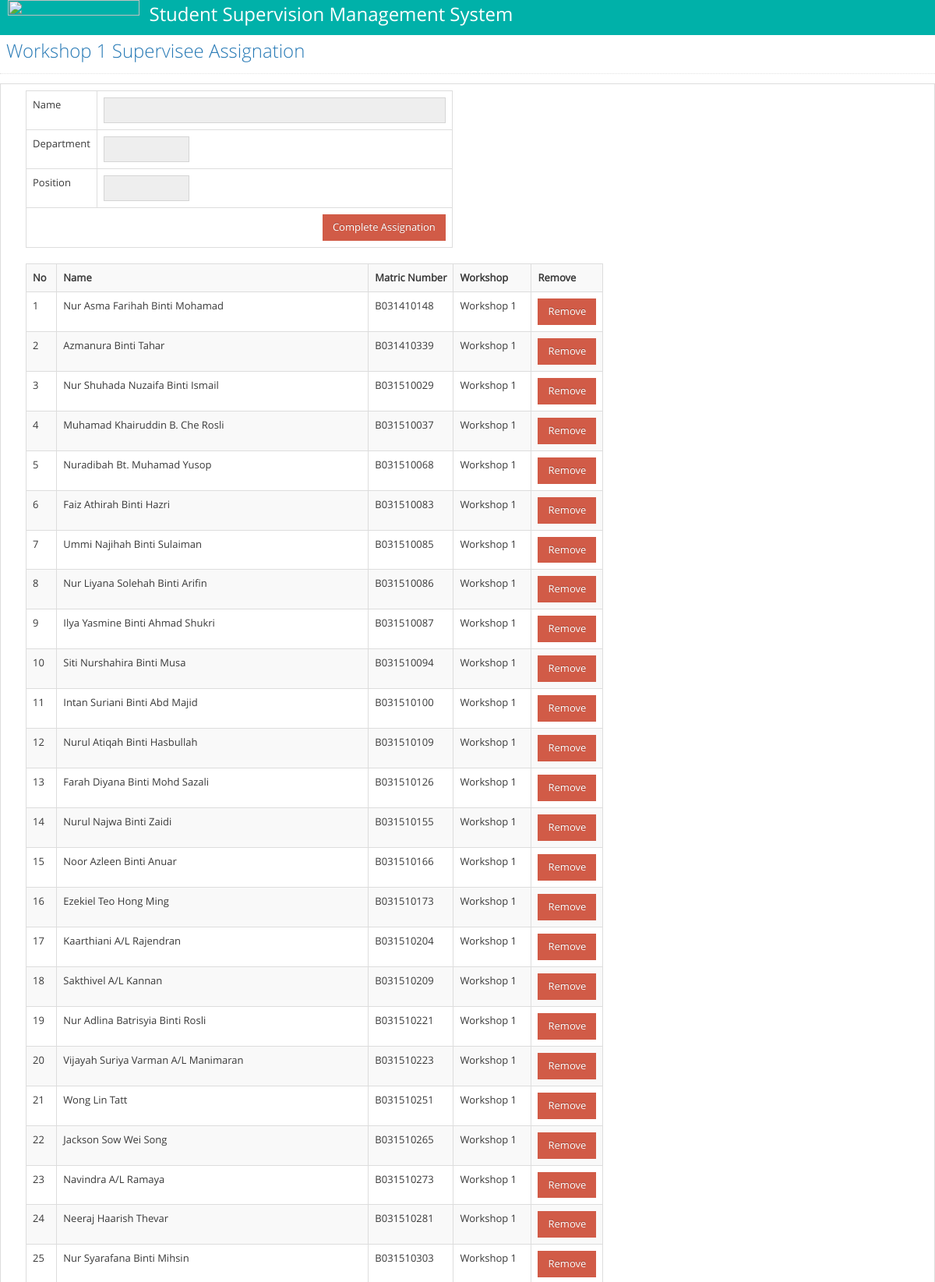
The page /assignSuperviseeWorkshop1.php (signed in, upper part) on the database its author committed.
### tables this page shows
CREATE TABLE IF NOT EXISTS `student` (
  `matricNum` varchar(20) NOT NULL,
  `studentName` varchar(50) NOT NULL,
  `studentEmail` varchar(50) NOT NULL,
  `studentPhoneNum` varchar(15) NOT NULL,
  `course` varchar(30) NOT NULL,
  `year` int(10) NOT NULL,
  `semester` int(10) NOT NULL,
  `typeOfWorkshop` int(10) NOT NULL,
  `lecturerID` varchar(20) NOT NULL,
  `statusAssign` varchar(30) NOT NULL,
  `positionID` int(10) NOT NULL
);

### assignSuperviseeWorkshop1.php (the view, shortened to what this page needs)
<?php
include 'conn/dbconnection.php';
		$select = "call select_lecturer('".$_REQUEST['staff_ID']."')";
		$querySelect =mysqli_query($dba,$select) or die (mysqli_error());
		mysqli_next_result($dba);
		$row = mysqli_fetch_array($querySelect);
?>
<!DOCTYPE html>
<html lang="en">
	<head>
		<link rel="stylesheet" href="assets/css/bootstrap.min.css" />
		<link rel="stylesheet" href="assets/font-awesome/4.5.0/css/font-awesome.min.css" />
		<link rel="stylesheet" href="assets/css/ace.min.css" class="ace-main-stylesheet" id="main-ace-style" />
		<link rel="stylesheet" href="assets/css/ace-skins.min.css" />
		<link rel="stylesheet" href="assets/css/ace-rtl.min.css" />
	</head>
	<body class="no-skin">
		<div id="navbar" class="navbar navbar-default          ace-save-state">
			<div class="navbar-container ace-save-state" id="navbar-container">
				<div class="navbar-header pull-left">
				 <img src="assets/img/logo_ftmk.png" width="169" height="29" class="img-responsive" />
				</div>
                <font size="+2">&nbsp;&nbsp;Student Supervision Management System </font>
				</div>
			</div>
	<div class="main-container ace-save-state" id="main-container">
			<div class="main-content">
				<div class="main-content-inner">
		<div class="page-header">
							<h1>
								Workshop 1 Supervisee Assignation
							</h1>
						</div>
						<div class="row">
							<div class="col-xs-12">
									<div class="tab-content profile-edit-tab-content">
		                            <div id="edit-basic" class="tab-pane in active" >
<div style="float:left;" >
<table border="0" class="table  table-bordered table-hover" >
											<tbody>
												<tr>
													<td >Name </td>
													<td><input type="text" id="name" name="name" value="<?php echo $row['lecturerName'];?>" size="50" disabled></td>
												</tr>
												<tr>
													<td>Department</td>
													<td><input type="text" id="department" name="department" value="<?php echo $row['department'];?>" size="10" disabled></td>
												</tr>
												<tr>
												<td>Position</td>
												<td><input type="text" id="department3" name="department3" value="<?php echo $row['positionName'];?>" size="10" disabled></td>
												</tr>
												<tr>
												<td height="50" colspan="2" align="right"><a class="btn btn-sm btn-danger" value="close_window"
onclick='javascript:window.onunload=refreshParent;function refreshParent(){window.opener.location.reload();}window.close();'>Complete Assignation</a></td>
												</tr>
	</tbody>
  </table>
</div>
<div style="float: left" id="addStudent">
<?php
		 $selectSupervisee = "select * from student where lecturerID='".$_REQUEST['staff_ID']."' and typeOfWorkshop='1'";
		$querySupervisee =mysqli_query($dba,$selectSupervisee) or die (mysqli_error());
?>
				<table  class="table table-striped table-bordered table-hover">
				<tbody>
					<tr>
						<th>No</th>
						<th width="400">Name</th>
						<th>Matric Number</th>
						<th width="100">Workshop</th>
						<th width="50">Remove</th>
					</tr>
					<?php
						$num1=0;
							 while($rowSupervisee=mysqli_fetch_array($querySupervisee))
							{
					 ?>
					<tr>
						<td ><?php echo ++$num1;?></td>
						<td><?php echo $rowSupervisee['studentName'];?></td>
						<td><?php echo $rowSupervisee['matricNum'];?></td>
						<td>Workshop <?php echo $rowSupervisee['typeOfWorkshop'];?></td>
						<td align="center"><a class="btn btn-sm btn-danger" id="delete_student" data-id="<?php echo @$rowSupervisee['matricNum'];echo " ".$_REQUEST['staff_ID']; ?>" href="javascript:void(0)">Remove</a></td>
					</tr>
					<?php }?>
				</tbody>
			 </table>
	</div>
		</div>
							</div>
						</div>
					</div>
				</div>
			</div>
		</div>
	</body>
</html>

### assignSuperviseeWorkshop1.php (style rules this page uses)
.no-skin #navbar #navbar-container font { color: #FFFFFF; }

### rows shown on the page
student: studentName "Nur Asma Farihah Binti Mohamad", matricNum "B031410148", typeOfWorkshop "1"
student: studentName "Azmanura Binti Tahar", matricNum "B031410339", typeOfWorkshop "1"
student: studentName "Nur Shuhada Nuzaifa Binti Ismail", matricNum "B031510029", typeOfWorkshop "1"
student: studentName "Muhamad Khairuddin B. Che Rosli", matricNum "B031510037", typeOfWorkshop "1"
student: studentName "Nuradibah Bt. Muhamad Yusop", matricNum "B031510068", typeOfWorkshop "1"
student: studentName "Faiz Athirah Binti Hazri", matricNum "B031510083", typeOfWorkshop "1"
student: studentName "Ummi Najihah Binti Sulaiman", matricNum "B031510085", typeOfWorkshop "1"
student: studentName "Nur Liyana Solehah Binti Arifin", matricNum "B031510086", typeOfWorkshop "1"
student: studentName "Ilya Yasmine Binti Ahmad Shukri", matricNum "B031510087", typeOfWorkshop "1"
student: studentName "Siti Nurshahira Binti Musa", matricNum "B031510094", typeOfWorkshop "1"
student: studentName "Intan Suriani Binti Abd Majid", matricNum "B031510100", typeOfWorkshop "1"
student: studentName "Nurul Atiqah Binti Hasbullah", matricNum "B031510109", typeOfWorkshop "1"
student: studentName "Farah Diyana Binti Mohd Sazali", matricNum "B031510126", typeOfWorkshop "1"
student: studentName "Nurul Najwa Binti Zaidi", matricNum "B031510155", typeOfWorkshop "1"
student: studentName "Noor Azleen Binti Anuar", matricNum "B031510166", typeOfWorkshop "1"
student: studentName "Ezekiel Teo Hong Ming", matricNum "B031510173", typeOfWorkshop "1"
student: studentName "Kaarthiani A/L Rajendran", matricNum "B031510204", typeOfWorkshop "1"
student: studentName "Sakthivel A/L Kannan", matricNum "B031510209", typeOfWorkshop "1"
student: studentName "Nur Adlina Batrisyia Binti Rosli", matricNum "B031510221", typeOfWorkshop "1"
student: studentName "Vijayah Suriya Varman A/L Manimaran", matricNum "B031510223", typeOfWorkshop "1"
student: studentName "Wong Lin Tatt", matricNum "B031510251", typeOfWorkshop "1"
student: studentName "Jackson Sow Wei Song", matricNum "B031510265", typeOfWorkshop "1"
student: studentName "Navindra A/L Ramaya", matricNum "B031510273", typeOfWorkshop "1"
student: studentName "Neeraj Haarish Thevar", matricNum "B031510281", typeOfWorkshop "1"
student: studentName "Nur Syarafana Binti Mihsin", matricNum "B031510303", typeOfWorkshop "1"
